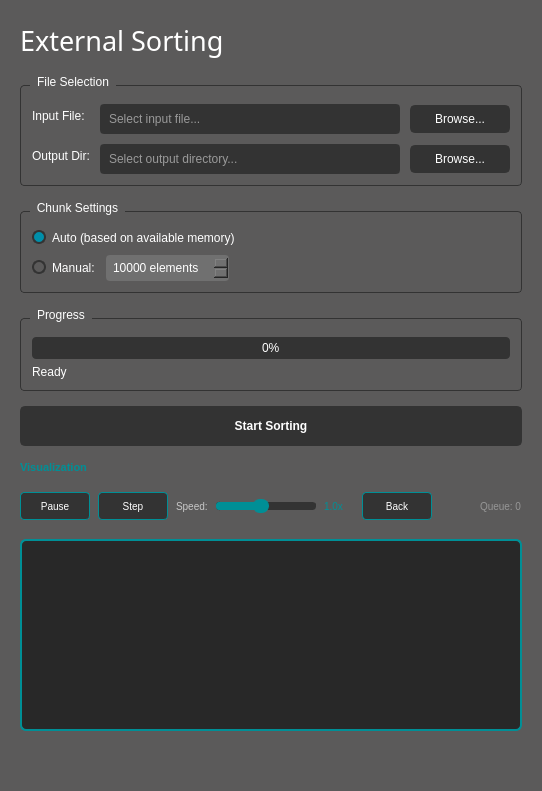
               <widget class="QWidget" name="page_home">
                <property name="styleSheet">
                 <string notr="true">background:rgb(91,90,90);</string>
                </property>
                <layout class="QVBoxLayout" name="verticalLayout_sorting">
                 <property name="spacing">
                  <number>15</number>
                 </property>
                 <property name="leftMargin">
                  <number>20</number>
                 </property>
                 <property name="topMargin">
                  <number>20</number>
                 </property>
                 <property name="rightMargin">
                  <number>20</number>
                 </property>
                 <property name="bottomMargin">
                  <number>20</number>
                 </property>
                 <item>
                  <widget class="QLabel" name="lab_sorting_title">
                   <property name="minimumSize">
                    <size>
                     <width>0</width>
                     <height>40</height>
                    </size>
                   </property>
                   <property name="font">
                    <font>
                     <family>Segoe UI Semilight</family>
                     <pointsize>20</pointsize>
                    </font>
                   </property>
                   <property name="styleSheet">
                    <string notr="true">color:rgb(255,255,255);</string>
                   </property>
                   <property name="text">
                    <string>External Sorting</string>
                   </property>
                  </widget>
                 </item>
                 <item>
                  <widget class="QGroupBox" name="groupBox_files">
                   <property name="styleSheet">
                    <string notr="true">QGroupBox { border: 1px solid rgb(51,51,51); border-radius: 4px; color: white; background: rgb(91,90,90); margin-top: 10px; padding-top: 10px; }
QGroupBox::title { subcontrol-origin: margin; left: 10px; padding: 0 5px; }</string>
                   </property>
                   <property name="title">
                    <string>File Selection</string>
                   </property>
                   <layout class="QFormLayout" name="formLayout_files">
                    <property name="horizontalSpacing">
                     <number>10</number>
                    </property>
                    <property name="verticalSpacing">
                     <number>10</number>
                    </property>
                    <item row="0" column="0">
                     <widget class="QLabel" name="lab_input">
                      <property name="styleSheet">
                       <string notr="true">color:rgb(255,255,255); background: transparent;</string>
                      </property>
                      <property name="text">
                       <string>Input File:</string>
                      </property>
                     </widget>
                    </item>
                    <item row="0" column="1">
                     <layout class="QHBoxLayout" name="layout_input">
                      <item>
                       <widget class="QLineEdit" name="inputEdit">
                        <property name="styleSheet">
                         <string notr="true">QLineEdit { color: rgb(255,255,255); border: 2px solid rgb(51,51,51); border-radius: 4px; background: rgb(51,51,51); padding: 5px; }</string>
                        </property>
                        <property name="placeholderText">
                         <string>Select input file...</string>
                        </property>
                       </widget>
                      </item>
                      <item>
                       <widget class="QPushButton" name="browseInputBtn">
                        <property name="minimumSize">
                         <size>
                          <width>100</width>
                          <height>0</height>
                         </size>
                        </property>
                        <property name="maximumSize">
                         <size>
                          <width>100</width>
                          <height>16777215</height>
                         </size>
                        </property>
                        <property name="styleSheet">
                         <string notr="true">QPushButton { border: 2px solid rgb(51,51,51); border-radius: 5px; color: rgb(255,255,255); background-color: rgb(51,51,51); padding: 5px; }
QPushButton:hover { border: 2px solid rgb(0,143,150); background-color: rgb(0,143,150); }
QPushButton:pressed { border: 2px solid rgb(0,143,150); background-color: rgb(51,51,51); }</string>
                        </property>
                        <property name="text">
                         <string>Browse...</string>
                        </property>
                       </widget>
                      </item>
                     </layout>
                    </item>
                    <item row="1" column="0">
                     <widget class="QLabel" name="lab_output">
                      <property name="styleSheet">
                       <string notr="true">color:rgb(255,255,255); background: transparent;</string>
                      </property>
                      <property name="text">
                       <string>Output Dir:</string>
                      </property>
                     </widget>
                    </item>
                    <item row="1" column="1">
                     <layout class="QHBoxLayout" name="layout_output">
                      <item>
                       <widget class="QLineEdit" name="outputEdit">
                        <property name="styleSheet">
                         <string notr="true">QLineEdit { color: rgb(255,255,255); border: 2px solid rgb(51,51,51); border-radius: 4px; background: rgb(51,51,51); padding: 5px; }</string>
                        </property>
                        <property name="placeholderText">
                         <string>Select output directory...</string>
                        </property>
                       </widget>
                      </item>
                      <item>
                       <widget class="QPushButton" name="browseOutputBtn">
                        <property name="minimumSize">
                         <size>
                          <width>100</width>
                          <height>0</height>
                         </size>
                        </property>
                        <property name="maximumSize">
                         <size>
                          <width>100</width>
                          <height>16777215</height>
                         </size>
                        </property>
                        <property name="styleSheet">
                         <string notr="true">QPushButton { border: 2px solid rgb(51,51,51); border-radius: 5px; color: rgb(255,255,255); background-color: rgb(51,51,51); padding: 5px; }
QPushButton:hover { border: 2px solid rgb(0,143,150); background-color: rgb(0,143,150); }
QPushButton:pressed { border: 2px solid rgb(0,143,150); background-color: rgb(51,51,51); }</string>
                        </property>
                        <property name="text">
                         <string>Browse...</string>
                        </property>
                       </widget>
                      </item>
                     </layout>
                    </item>
                   </layout>
                  </widget>
                 </item>
                 <item>
                  <widget class="QGroupBox" name="groupBox_chunk">
                   <property name="styleSheet">
                    <string notr="true">QGroupBox { border: 1px solid rgb(51,51,51); border-radius: 4px; color: white; background: rgb(91,90,90); margin-top: 10px; padding-top: 10px; }
QGroupBox::title { subcontrol-origin: margin; left: 10px; padding: 0 5px; }</string>
                   </property>
                   <property name="title">
                    <string>Chunk Settings</string>
                   </property>
                   <layout class="QVBoxLayout" name="verticalLayout_chunk">
                    <property name="spacing">
                     <number>10</number>
                    </property>
                    <item>
                     <widget class="QRadioButton" name="autoRadio">
                      <property name="styleSheet">
                       <string notr="true">QRadioButton { background: rgb(91,90,90); color: white; }
QRadioButton::indicator { width: 10px; height: 10px; border-radius: 7px; }
QRadioButton::indicator:checked { background-color: rgb(0,143,170); border: 2px solid rgb(51,51,51); }
QRadioButton::indicator:unchecked { background-color: rgb(91,90,90); border: 2px solid rgb(51,51,51); }</string>
                      </property>
                      <property name="text">
                       <string>Auto (based on available memory)</string>
                      </property>
                      <property name="checked">
                       <bool>true</bool>
                      </property>
                     </widget>
                    </item>
                    <item>
                     <layout class="QHBoxLayout" name="layout_manual">
                      <item>
                       <widget class="QRadioButton" name="manualRadio">
                        <property name="styleSheet">
                         <string notr="true">QRadioButton { background: rgb(91,90,90); color: white; }
QRadioButton::indicator { width: 10px; height: 10px; border-radius: 7px; }
QRadioButton::indicator:checked { background-color: rgb(0,143,170); border: 2px solid rgb(51,51,51); }
QRadioButton::indicator:unchecked { background-color: rgb(91,90,90); border: 2px solid rgb(51,51,51); }</string>
                        </property>
                        <property name="text">
                         <string>Manual:</string>
                        </property>
                       </widget>
                      </item>
                      <item>
                       <widget class="QSpinBox" name="chunkSpinBox">
                        <property name="enabled">
                         <bool>false</bool>
                        </property>
                        <property name="styleSheet">
                         <string notr="true">QSpinBox { color: rgb(255,255,255); border: 2px solid rgb(51,51,51); border-radius: 4px; background: rgb(51,51,51); padding: 3px; }
QSpinBox:disabled { color: rgb(255,255,255); border: 2px solid rgb(112,112,112); background: rgb(112,112,112); }</string>
                        </property>
                        <property name="suffix">
                         <string> elements</string>
                        </property>
                        <property name="minimum">
                         <number>1</number>
                        </property>
                        <property name="maximum">
                         <number>1000000</number>
                        </property>
                        <property name="value">
                         <number>10000</number>
                        </property>
                       </widget>
                      </item>
                      <item>
                       <spacer name="spacer_manual">
                        <property name="orientation">
                         <enum>Qt::Horizontal</enum>
                        </property>
                        <property name="sizeHint" stdset="0">
                         <size>
                          <width>40</width>
                          <height>20</height>
                         </size>
                        </property>
                       </spacer>
                      </item>
                     </layout>
                    </item>
                   </layout>
                  </widget>
                 </item>
                 <item>
                  <widget class="QGroupBox" name="groupBox_progress">
                   <property name="styleSheet">
                    <string notr="true">QGroupBox { border: 1px solid rgb(51,51,51); border-radius: 4px; color: white; background: rgb(91,90,90); margin-top: 10px; padding-top: 10px; }
QGroupBox::title { subcontrol-origin: margin; left: 10px; padding: 0 5px; }</string>
                   </property>
                   <property name="title">
                    <string>Progress</string>
                   </property>
                   <layout class="QVBoxLayout" name="verticalLayout_progress">
                    <item>
                     <widget class="QProgressBar" name="progressBar">
                      <property name="styleSheet">
                       <string notr="true">QProgressBar { color: rgb(255,255,255); background-color: rgb(51,51,51); border: 2px; border-radius: 4px; text-align: center; }
QProgressBar::chunk { border: 2px; border-radius: 4px; background-color: rgb(0,143,170); }</string>
                      </property>
                      <property name="value">
                       <number>0</number>
                      </property>
                     </widget>
                    </item>
                    <item>
                     <widget class="QLabel" name="statusLabel">
                      <property name="styleSheet">
                       <string notr="true">color: rgb(255,255,255); background: transparent;</string>
                      </property>
                      <property name="text">
                       <string>Ready</string>
                      </property>
                     </widget>
                    </item>
                   </layout>
                  </widget>
                 </item>
                 <item>
                  <widget class="QPushButton" name="startBtn">
                   <property name="minimumSize">
                    <size>
                     <width>0</width>
                     <height>40</height>
                    </size>
                   </property>
                   <property name="styleSheet">
                    <string notr="true">QPushButton { border: 2px solid rgb(51,51,51); border-radius: 5px; color: rgb(255,255,255); background-color: rgb(51,51,51); font-weight: bold; }
QPushButton:hover { border: 2px solid rgb(0,143,150); background-color: rgb(0,143,150); }
QPushButton:pressed { border: 2px solid rgb(0,143,150); background-color: rgb(51,51,51); }
QPushButton:disabled { border-radius: 5px; border: 2px solid rgb(112,112,112); background-color: rgb(112,112,112); }</string>
                   </property>
                   <property name="text">
                    <string>Start Sorting</string>
                   </property>
                  </widget>
                 </item>
                 <item>
                  <widget class="QLabel" name="visualizationLabel">
                   <property name="styleSheet">
                    <string notr="true">color: rgb(0,143,150); font-weight: bold; font-size: 11px; background: transparent;</string>
                   </property>
                   <property name="text">
                    <string>Visualization</string>
                   </property>
                  </widget>
                 </item>
                 <item>
                  <widget class="QFrame" name="playbackControlsFrame">
                   <property name="minimumSize">
                    <size>
                     <width>0</width>
                     <height>35</height>
                    </size>
                   </property>
                   <property name="maximumSize">
                    <size>
                     <width>16777215</width>
                     <height>35</height>
                    </size>
                   </property>
                   <property name="styleSheet">
                    <string notr="true">background: transparent;</string>
                   </property>
                   <property name="frameShape">
                    <enum>QFrame::NoFrame</enum>
                   </property>
                   <layout class="QHBoxLayout" name="playbackLayout">
                    <property name="spacing">
                     <number>8</number>
                    </property>
                    <property name="leftMargin">
                     <number>0</number>
                    </property>
                    <property name="topMargin">
                     <number>0</number>
                    </property>
                    <property name="rightMargin">
                     <number>0</number>
                    </property>
                    <property name="bottomMargin">
                     <number>0</number>
                    </property>
                    <item>
                     <widget class="QPushButton" name="pauseBtn">
                      <property name="minimumSize">
                       <size>
                        <width>70</width>
                        <height>28</height>
                       </size>
                      </property>
                      <property name="maximumSize">
                       <size>
                        <width>70</width>
                        <height>28</height>
                       </size>
                      </property>
                      <property name="styleSheet">
                       <string notr="true">QPushButton { border: 1px solid rgb(0,143,150); border-radius: 4px; color: rgb(255,255,255); background-color: rgb(51,51,51); font-size: 10px; }
QPushButton:hover { background-color: rgb(0,143,150); }
QPushButton:checked { background-color: rgb(0,143,150); }</string>
                      </property>
                      <property name="text">
                       <string>Pause</string>
                      </property>
                      <property name="checkable">
                       <bool>true</bool>
                      </property>
                     </widget>
                    </item>
                    <item>
                     <widget class="QPushButton" name="stepBtn">
                      <property name="minimumSize">
                       <size>
                        <width>70</width>
                        <height>28</height>
                       </size>
                      </property>
                      <property name="maximumSize">
                       <size>
                        <width>70</width>
                        <height>28</height>
                       </size>
                      </property>
                      <property name="styleSheet">
                       <string notr="true">QPushButton { border: 1px solid rgb(0,143,150); border-radius: 4px; color: rgb(255,255,255); background-color: rgb(51,51,51); font-size: 10px; }
QPushButton:hover { background-color: rgb(0,143,150); }</string>
                      </property>
                      <property name="text">
                       <string>Step</string>
                      </property>
                     </widget>
                    </item>
                    <item>
                     <widget class="QLabel" name="speedLabel">
                      <property name="styleSheet">
                       <string notr="true">color: rgb(200,200,200); font-size: 10px; background: transparent;</string>
                      </property>
                      <property name="text">
                       <string>Speed:</string>
                      </property>
                     </widget>
                    </item>
                    <item>
                     <widget class="QSlider" name="speedSlider">
                      <property name="minimumSize">
                       <size>
                        <width>100</width>
                        <height>0</height>
                       </size>
                      </property>
                      <property name="styleSheet">
                       <string notr="true">QSlider::groove:horizontal { border: 1px solid rgb(51,51,51); height: 6px; background: rgb(51,51,51); border-radius: 3px; }
QSlider::handle:horizontal { background: rgb(0,143,150); border: 1px solid rgb(0,143,150); width: 14px; margin: -4px 0; border-radius: 7px; }
QSlider::sub-page:horizontal { background: rgb(0,143,150); border-radius: 3px; }</string>
                      </property>
                      <property name="minimum">
                       <number>1</number>
                      </property>
                      <property name="maximum">
                       <number>10</number>
                      </property>
                      <property name="value">
                       <number>5</number>
                      </property>
                      <property name="orientation">
                       <enum>Qt::Horizontal</enum>
                      </property>
                     </widget>
                    </item>
                    <item>
                     <widget class="QLabel" name="speedValueLabel">
                      <property name="minimumSize">
                       <size>
                        <width>30</width>
                        <height>0</height>
                       </size>
                      </property>
                      <property name="styleSheet">
                       <string notr="true">color: rgb(0,143,150); font-size: 10px; background: transparent;</string>
                      </property>
                      <property name="text">
                       <string>1.0x</string>
                      </property>
                     </widget>
                    </item>
                    <item>
                     <widget class="QPushButton" name="backBtn">
                      <property name="minimumSize">
                       <size>
                        <width>70</width>
                        <height>28</height>
                       </size>
                      </property>
                      <property name="maximumSize">
                       <size>
                        <width>70</width>
                        <height>28</height>
                       </size>
                      </property>
                      <property name="styleSheet">
                       <string notr="true">QPushButton { border: 1px solid rgb(0,143,150); border-radius: 4px; color: rgb(255,255,255); background-color: rgb(51,51,51); font-size: 10px; }
QPushButton:hover { background-color: rgb(0,143,150); }</string>
                      </property>
                      <property name="text">
                       <string>Back</string>
                      </property>
                     </widget>
                    </item>
                    <item>
                     <spacer name="playbackSpacer">
                      <property name="orientation">
                       <enum>Qt::Horizontal</enum>
                      </property>
                      <property name="sizeHint" stdset="0">
                       <size>
                        <width>40</width>
                        <height>20</height>
                       </size>
                      </property>
                     </spacer>
                    </item>
                    <item>
                     <widget class="QLabel" name="queueLabel">
                      <property name="styleSheet">
                       <string notr="true">color: rgb(150,150,150); font-size: 10px; background: transparent;</string>
                      </property>
                      <property name="text">
                       <string>Queue: 0</string>
                      </property>
                     </widget>
                    </item>
                   </layout>
                  </widget>
                 </item>
                 <item>
                  <widget class="QGraphicsView" name="graphicsView">
                   <property name="minimumSize">
                    <size>
                     <width>0</width>
                     <height>160</height>
                    </size>
                   </property>
                   <property name="styleSheet">
                    <string notr="true">QGraphicsView { background-color: rgb(40,40,40); border: 2px solid rgb(0,143,150); border-radius: 6px; }</string>
                   </property>
                  </widget>
                 </item>
                 <item>
                  <spacer name="verticalSpacer_sorting">
                   <property name="orientation">
                    <enum>Qt::Vertical</enum>
                   </property>
                   <property name="sizeHint" stdset="0">
                    <size>
                     <width>20</width>
                     <height>40</height>
                    </size>
                   </property>
                  </spacer>
                 </item>
                </layout>
               </widget>
